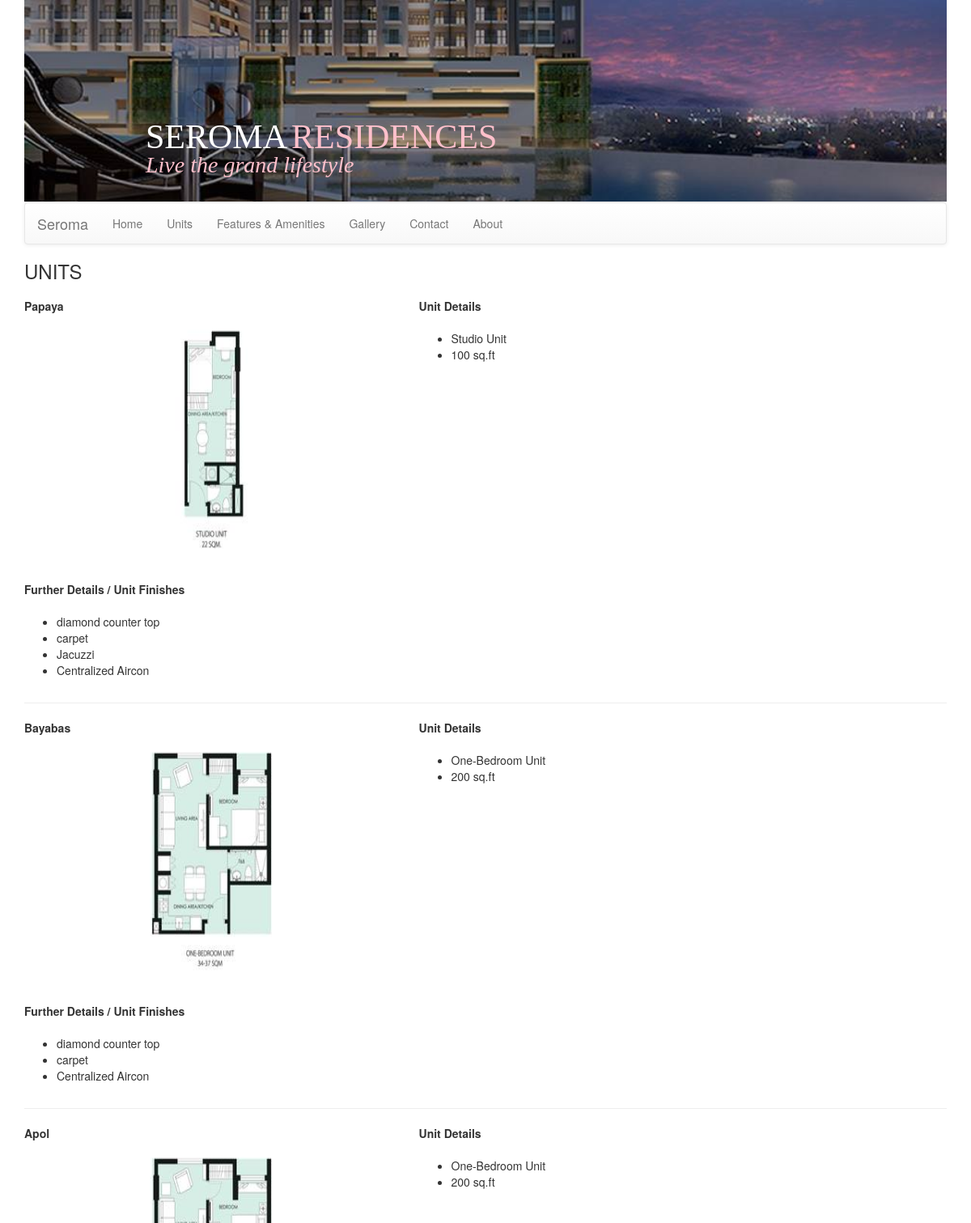
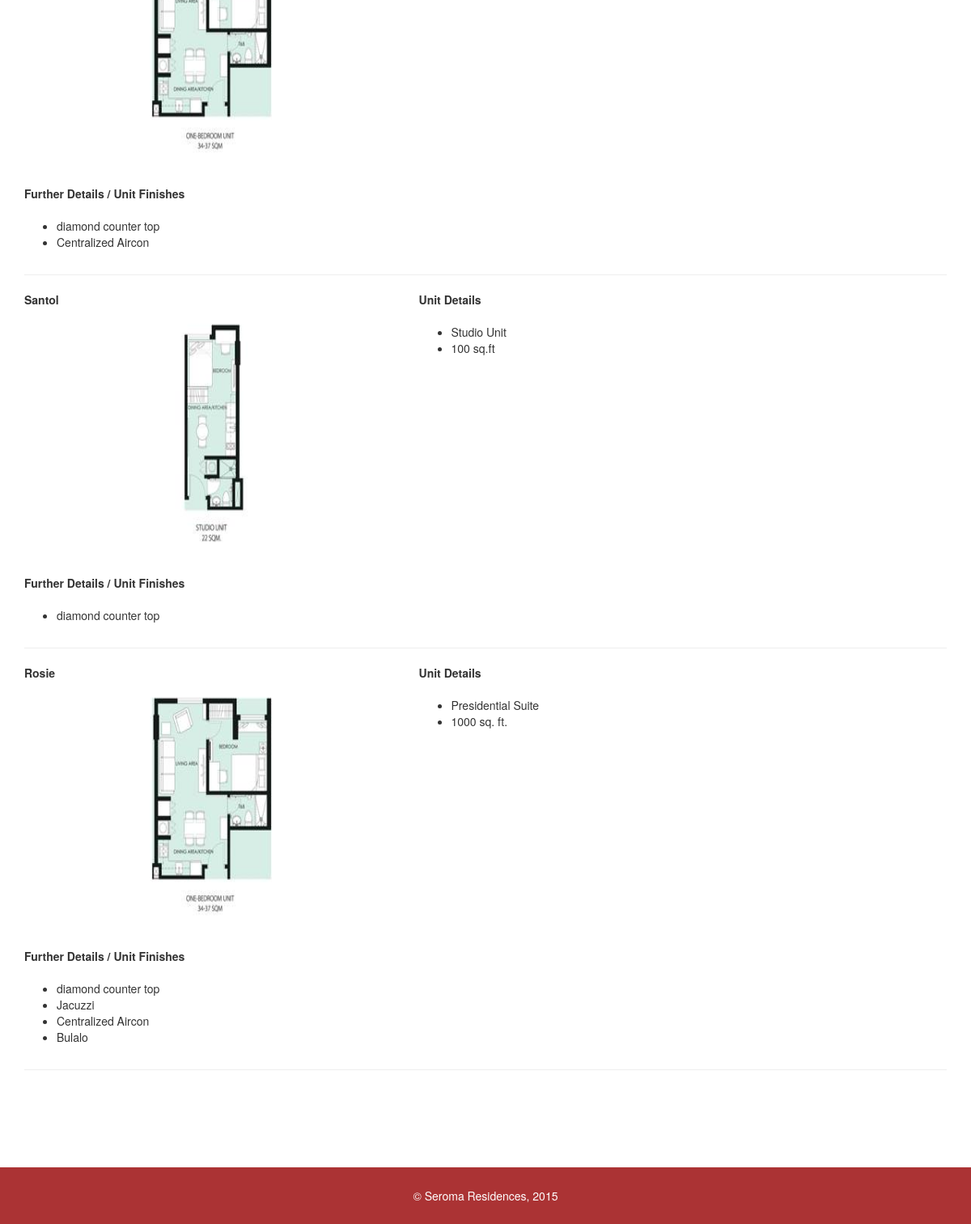
The app's page /?p=units with its own data (2 pictures, top to bottom).
### tables this page shows
CREATE TABLE IF NOT EXISTS `units` (
`unitid` int(11) NOT NULL,
  `unitname` varchar(255) NOT NULL,
  `unittype` varchar(255) NOT NULL,
  `unitarea` varchar(255) NOT NULL,
  `unitimgname` varchar(255) NOT NULL,
  `unitimgtype` varchar(255) NOT NULL,
  `unitimgurl` varchar(255) NOT NULL,
  `unitfinishes1` int(11) NOT NULL,
  `unitfinishes2` int(11) NOT NULL,
  `unitfinishes3` int(11) NOT NULL,
  `unitfinishes4` int(11) NOT NULL,
  `unitfinishes5` int(11) NOT NULL,
  `unitstatus` smallint(1) NOT NULL
);

CREATE TABLE IF NOT EXISTS `finishes` (
`finishesid` int(11) NOT NULL,
  `finishesname` varchar(255) NOT NULL,
  `finishesstatus` smallint(1) NOT NULL
);

### db.php (called while the page is built, shortened)
<?php
	function site_db()
	{
		try
		{
			return new PDO('mysql:host=localhost;dbname=seroma','root','');
		}
		catch(PDOException $ex)
		{
			echo "Connection Error: ", $ex->getMessage();
		}
	}
	function get_finishes()
	{
		$db = site_db();
		$sql = "select * from finishes where finishesstatus = ?";
		$st = $db->prepare($sql);
		$st->execute(array(1));
		$rows = $st->fetchAll();
		return $rows;
	}
	function get_units()
	{
		$db = site_db();
		$sql = "select * from units where unitstatus = ?";
		$st = $db->prepare($sql);
		$st->execute(array(1));
		$rows = $st->fetchAll();
		return $rows;
	}

### units.php (the view)
<?php
	$getunits = get_units();
	$getfinishes = get_finishes();
?>
<!DOCTYPE html>
<html>
	<head><title>Units</title></head>
	<body>
		<h3 style = "margin-top: 40px;">UNITS</h3>
			<?php foreach($getunits as $g): ?>
				<div class = "row" style = "margin-top: 20px;">
					<div class = "col-md-5">
						<div>
							<b><?php echo htmlentities($g['unitname']); ?></b>
						</div>
						<div>
							<div class = "row">
								<div class = "col-md-offset-2 col-md-8">
									<img src = "<?php echo htmlentities($g['unitimgurl']); ?>" width = "300px" height = "300px"/>
								</div>
							</div>
						</div>
					</div>
					<div class = "col-md-7">
						<div>
							<b>Unit Details</b>
						</div>
						<div>
							<ul style = "margin-top: 20px;">
								<li><?php echo htmlentities($g['unittype']); ?></li>
								<li><?php echo htmlentities($g['unitarea']); ?></li>
							</ul>
						</div>
					</div>
				</div>
				<div class = "row">
					<div class = "col-md-12" style = "margin-top: 30px;">
						<div>
							<b>Further Details / Unit Finishes</b>
						</div>
						<div>
							<ul style = "margin-top: 20px;">
							    <?php foreach($getfinishes as $gf): ?>
									<?php if($gf['finishesid'] == $g['unitfinishes1'] || $gf['finishesid'] == $g['unitfinishes2'] || $gf['finishesid'] == $g['unitfinishes3'] || $gf['finishesid'] == $g['unitfinishes4'] || $gf['finishesid'] == $g['unitfinishes5']) {?>
										<li><?php echo htmlentities($gf['finishesname']); } ?></li>
								<?php endforeach; ?>
							</ul>
						</div>
					</div>
				</div>
				<hr/>
			<?php endforeach; ?>
	</body>
</html>

### index.php (style rules this page uses)
body { height:100%; }

### records on screen
units: unitname "Papaya", unitimgurl (picture), unittype "Studio Unit", unitarea "100 sq.ft"
finishes: finishesname "diamond counter top"
finishes: finishesname "carpet"
finishes: finishesname "Jacuzzi"
finishes: finishesname "Centralized Aircon"
units: unitname "Bayabas", unitimgurl (picture), unittype "One-Bedroom Unit", unitarea "200 sq.ft"
units: unitname "Apol", unitimgurl (picture), unittype "One-Bedroom Unit", unitarea "200 sq.ft"
units: unitname "Santol", unitimgurl (picture), unittype "Studio Unit", unitarea "100 sq.ft"
units: unitname "Rosie", unitimgurl (picture), unittype "Presidential Suite", unitarea "1000 sq. ft."
finishes: finishesname "Bulalo"
